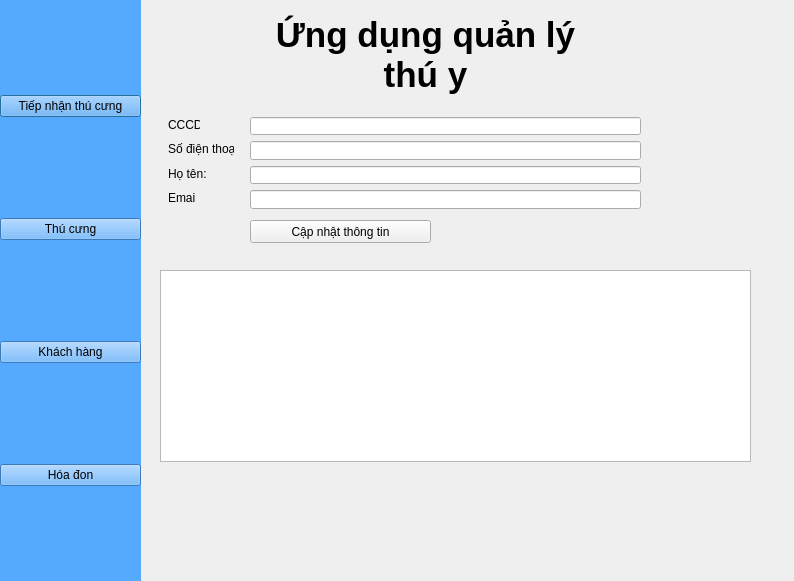
<?xml version="1.0" encoding="UTF-8"?>
<ui version="4.0">
 <class>Dialog</class>
 <widget class="QDialog" name="Dialog">
  <property name="geometry">
   <rect>
    <x>0</x>
    <y>0</y>
    <width>794</width>
    <height>581</height>
   </rect>
  </property>
  <property name="windowTitle">
   <string>Dialog</string>
  </property>
  <widget class="QLabel" name="label">
   <property name="geometry">
    <rect>
     <x>140</x>
     <y>0</y>
     <width>571</width>
     <height>111</height>
    </rect>
   </property>
   <property name="font">
    <font>
     <pointsize>26</pointsize>
     <weight>75</weight>
     <bold>true</bold>
    </font>
   </property>
   <property name="text">
    <string>&lt;html&gt;&lt;head/&gt;&lt;body&gt;&lt;p align=&quot;center&quot;&gt;Ứng dụng quản lý &lt;br/&gt;thú y&lt;/p&gt;&lt;/body&gt;&lt;/html&gt;</string>
   </property>
  </widget>
  <widget class="QWidget" name="sideFrm" native="true">
   <property name="geometry">
    <rect>
     <x>0</x>
     <y>0</y>
     <width>141</width>
     <height>581</height>
    </rect>
   </property>
   <property name="autoFillBackground">
    <bool>false</bool>
   </property>
   <property name="styleSheet">
    <string notr="true">background-color:rgb(85, 170, 255)</string>
   </property>
   <layout class="QVBoxLayout" name="verticalLayout">
    <item>
     <widget class="QPushButton" name="tiepNhanBtn">
      <property name="enabled">
       <bool>true</bool>
      </property>
      <property name="cursor">
       <cursorShape>PointingHandCursor</cursorShape>
      </property>
      <property name="styleSheet">
       <string notr="true">font: 8pt &quot;Arial&quot;;</string>
      </property>
      <property name="text">
       <string>Tiếp nhận thú cưng</string>
      </property>
      <property name="flat">
       <bool>false</bool>
      </property>
     </widget>
    </item>
    <item>
     <widget class="QPushButton" name="tcBtn">
      <property name="cursor">
       <cursorShape>PointingHandCursor</cursorShape>
      </property>
      <property name="styleSheet">
       <string notr="true">font: 8pt &quot;Arial&quot;;</string>
      </property>
      <property name="text">
       <string>Thú cưng</string>
      </property>
      <property name="flat">
       <bool>false</bool>
      </property>
     </widget>
    </item>
    <item>
     <widget class="QPushButton" name="khBtn">
      <property name="styleSheet">
       <string notr="true">font: 8pt &quot;Arial&quot;;</string>
      </property>
      <property name="text">
       <string>Khách hàng</string>
      </property>
      <property name="flat">
       <bool>false</bool>
      </property>
     </widget>
    </item>
    <item>
     <widget class="QPushButton" name="h">
      <property name="styleSheet">
       <string notr="true">font: 8pt &quot;Arial&quot;;</string>
      </property>
      <property name="text">
       <string>Hóa đon</string>
      </property>
      <property name="autoDefault">
       <bool>true</bool>
      </property>
      <property name="flat">
       <bool>false</bool>
      </property>
     </widget>
    </item>
   </layout>
  </widget>
  <widget class="QStackedWidget" name="stackedWidget">
   <property name="geometry">
    <rect>
     <x>140</x>
     <y>110</y>
     <width>611</width>
     <height>471</height>
    </rect>
   </property>
   <property name="styleSheet">
    <string>font: 8pt &quot;Arial&quot;;</string>
   </property>
   <property name="currentIndex">
    <number>2</number>
   </property>
   <widget class="QWidget" name="tiepNhanPage">
    <widget class="QLabel" name="label_2">
     <property name="geometry">
      <rect>
       <x>9</x>
       <y>9</y>
       <width>41</width>
       <height>16</height>
      </rect>
     </property>
     <property name="text">
      <string>CCCD:</string>
     </property>
    </widget>
    <widget class="QLineEdit" name="cccdTxt">
     <property name="geometry">
      <rect>
       <x>101</x>
       <y>9</y>
       <width>331</width>
       <height>20</height>
      </rect>
     </property>
    </widget>
    <widget class="QLineEdit" name="sdtTxt">
     <property name="geometry">
      <rect>
       <x>101</x>
       <y>33</y>
       <width>331</width>
       <height>20</height>
      </rect>
     </property>
    </widget>
    <widget class="QLabel" name="label_3">
     <property name="geometry">
      <rect>
       <x>9</x>
       <y>33</y>
       <width>81</width>
       <height>16</height>
      </rect>
     </property>
     <property name="text">
      <string>Số điện thoại:</string>
     </property>
    </widget>
    <widget class="QLineEdit" name="hoTenTxt">
     <property name="geometry">
      <rect>
       <x>101</x>
       <y>58</y>
       <width>331</width>
       <height>20</height>
      </rect>
     </property>
    </widget>
    <widget class="QLabel" name="label_4">
     <property name="geometry">
      <rect>
       <x>9</x>
       <y>58</y>
       <width>61</width>
       <height>16</height>
      </rect>
     </property>
     <property name="text">
      <string>Họ tên:</string>
     </property>
    </widget>
    <widget class="QLabel" name="label_5">
     <property name="geometry">
      <rect>
       <x>9</x>
       <y>82</y>
       <width>31</width>
       <height>16</height>
      </rect>
     </property>
     <property name="text">
      <string>Email:</string>
     </property>
    </widget>
    <widget class="QLineEdit" name="emailTxt">
     <property name="geometry">
      <rect>
       <x>101</x>
       <y>82</y>
       <width>331</width>
       <height>20</height>
      </rect>
     </property>
    </widget>
    <widget class="QLabel" name="label_6">
     <property name="geometry">
      <rect>
       <x>10</x>
       <y>140</y>
       <width>71</width>
       <height>16</height>
      </rect>
     </property>
     <property name="text">
      <string>Loại dịch vụ:</string>
     </property>
    </widget>
    <widget class="QComboBox" name="dvCB">
     <property name="geometry">
      <rect>
       <x>100</x>
       <y>140</y>
       <width>131</width>
       <height>22</height>
      </rect>
     </property>
     <property name="layoutDirection">
      <enum>Qt::LeftToRight</enum>
     </property>
     <property name="editable">
      <bool>false</bool>
     </property>
     <property name="currentText">
      <string>Trông giữ thứ cưng</string>
     </property>
     <item>
      <property name="text">
       <string>Trông giữ thứ cưng</string>
      </property>
     </item>
     <item>
      <property name="text">
       <string>Khám định kỳ</string>
      </property>
     </item>
     <item>
      <property name="text">
       <string>Grooming</string>
      </property>
     </item>
     <item>
      <property name="text">
       <string>Chích ngừa</string>
      </property>
     </item>
    </widget>
    <widget class="QPushButton" name="tn_camBtn">
     <property name="geometry">
      <rect>
       <x>240</x>
       <y>110</y>
       <width>75</width>
       <height>23</height>
      </rect>
     </property>
     <property name="text">
      <string>Chụp hình</string>
     </property>
    </widget>
    <widget class="QPushButton" name="tn_addBtn">
     <property name="geometry">
      <rect>
       <x>10</x>
       <y>170</y>
       <width>75</width>
       <height>23</height>
      </rect>
     </property>
     <property name="text">
      <string>Xác nhận</string>
     </property>
    </widget>
    <widget class="QFrame" name="camFram">
     <property name="geometry">
      <rect>
       <x>440</x>
       <y>0</y>
       <width>201</width>
       <height>181</height>
      </rect>
     </property>
     <property name="frameShape">
      <enum>QFrame::StyledPanel</enum>
     </property>
     <property name="frameShadow">
      <enum>QFrame::Raised</enum>
     </property>
     <widget class="QLabel" name="label_12">
      <property name="geometry">
       <rect>
        <x>0</x>
        <y>0</y>
        <width>331</width>
        <height>171</height>
       </rect>
      </property>
      <property name="text">
       <string/>
      </property>
      <property name="scaledContents">
       <bool>true</bool>
      </property>
     </widget>
    </widget>
    <widget class="QComboBox" name="loaiThuCB">
     <property name="geometry">
      <rect>
       <x>100</x>
       <y>110</y>
       <width>131</width>
       <height>22</height>
      </rect>
     </property>
     <property name="layoutDirection">
      <enum>Qt::LeftToRight</enum>
     </property>
     <property name="editable">
      <bool>false</bool>
     </property>
     <property name="currentText">
      <string/>
     </property>
    </widget>
    <widget class="QLabel" name="label_7">
     <property name="geometry">
      <rect>
       <x>10</x>
       <y>110</y>
       <width>81</width>
       <height>16</height>
      </rect>
     </property>
     <property name="text">
      <string>Loài thú cưng</string>
     </property>
    </widget>
    <widget class="QTableWidget" name="tableWidget_2">
     <property name="geometry">
      <rect>
       <x>0</x>
       <y>200</y>
       <width>601</width>
       <height>171</height>
      </rect>
     </property>
    </widget>
   </widget>
   <widget class="QWidget" name="page">
    <widget class="QTableWidget" name="tcTable">
     <property name="geometry">
      <rect>
       <x>10</x>
       <y>170</y>
       <width>601</width>
       <height>192</height>
      </rect>
     </property>
    </widget>
    <widget class="QFrame" name="frame_2">
     <property name="geometry">
      <rect>
       <x>380</x>
       <y>0</y>
       <width>141</width>
       <height>171</height>
      </rect>
     </property>
     <property name="frameShape">
      <enum>QFrame::StyledPanel</enum>
     </property>
     <property name="frameShadow">
      <enum>QFrame::Raised</enum>
     </property>
     <layout class="QGridLayout" name="gridLayout">
      <item row="0" column="0">
       <widget class="QPushButton" name="tc_camBtn">
        <property name="text">
         <string>Chụp hình</string>
        </property>
       </widget>
      </item>
      <item row="1" column="0">
       <widget class="QPushButton" name="tc_confirmBtn">
        <property name="text">
         <string>Xác nhận sửa hình</string>
        </property>
       </widget>
      </item>
     </layout>
    </widget>
    <widget class="QFrame" name="tc_camFrm">
     <property name="geometry">
      <rect>
       <x>100</x>
       <y>0</y>
       <width>201</width>
       <height>171</height>
      </rect>
     </property>
     <property name="frameShape">
      <enum>QFrame::StyledPanel</enum>
     </property>
     <property name="frameShadow">
      <enum>QFrame::Raised</enum>
     </property>
     <widget class="QLabel" name="label_13">
      <property name="geometry">
       <rect>
        <x>0</x>
        <y>0</y>
        <width>201</width>
        <height>171</height>
       </rect>
      </property>
      <property name="text">
       <string/>
      </property>
      <property name="scaledContents">
       <bool>true</bool>
      </property>
     </widget>
    </widget>
   </widget>
   <widget class="QWidget" name="page_2">
    <widget class="QLabel" name="label_8">
     <property name="geometry">
      <rect>
       <x>28</x>
       <y>31</y>
       <width>66</width>
       <height>16</height>
      </rect>
     </property>
     <property name="text">
      <string>Số điện thoại:</string>
     </property>
    </widget>
    <widget class="QLabel" name="label_9">
     <property name="geometry">
      <rect>
       <x>28</x>
       <y>7</y>
       <width>32</width>
       <height>16</height>
      </rect>
     </property>
     <property name="text">
      <string>CCCD:</string>
     </property>
    </widget>
    <widget class="QLineEdit" name="sdtTxt_kh">
     <property name="geometry">
      <rect>
       <x>110</x>
       <y>31</y>
       <width>391</width>
       <height>19</height>
      </rect>
     </property>
    </widget>
    <widget class="QLineEdit" name="emailTxt_kh">
     <property name="geometry">
      <rect>
       <x>110</x>
       <y>80</y>
       <width>391</width>
       <height>19</height>
      </rect>
     </property>
    </widget>
    <widget class="QLineEdit" name="cccdTxt_kh">
     <property name="geometry">
      <rect>
       <x>110</x>
       <y>7</y>
       <width>391</width>
       <height>18</height>
      </rect>
     </property>
    </widget>
    <widget class="QLineEdit" name="hoTenTxt_kh">
     <property name="geometry">
      <rect>
       <x>110</x>
       <y>56</y>
       <width>391</width>
       <height>18</height>
      </rect>
     </property>
    </widget>
    <widget class="QLabel" name="label_10">
     <property name="geometry">
      <rect>
       <x>28</x>
       <y>56</y>
       <width>61</width>
       <height>16</height>
      </rect>
     </property>
     <property name="text">
      <string>Họ tên:</string>
     </property>
    </widget>
    <widget class="QLabel" name="label_11">
     <property name="geometry">
      <rect>
       <x>28</x>
       <y>80</y>
       <width>28</width>
       <height>16</height>
      </rect>
     </property>
     <property name="text">
      <string>Email:</string>
     </property>
    </widget>
    <widget class="QTableWidget" name="khTable">
     <property name="geometry">
      <rect>
       <x>20</x>
       <y>160</y>
       <width>591</width>
       <height>192</height>
      </rect>
     </property>
    </widget>
    <widget class="QPushButton" name="kh_updateBtn">
     <property name="geometry">
      <rect>
       <x>110</x>
       <y>110</y>
       <width>181</width>
       <height>23</height>
      </rect>
     </property>
     <property name="text">
      <string>Cập nhật thông tin</string>
     </property>
    </widget>
   </widget>
   <widget class="QWidget" name="page_3">
    <widget class="QTableWidget" name="tableWidget">
     <property name="geometry">
      <rect>
       <x>20</x>
       <y>170</y>
       <width>591</width>
       <height>192</height>
      </rect>
     </property>
    </widget>
    <widget class="QLineEdit" name="cccdTxt_kh_2">
     <property name="geometry">
      <rect>
       <x>692</x>
       <y>40</y>
       <width>181</width>
       <height>18</height>
      </rect>
     </property>
    </widget>
    <widget class="QLineEdit" name="sdtTxt_kh_2">
     <property name="geometry">
      <rect>
       <x>692</x>
       <y>64</y>
       <width>181</width>
       <height>19</height>
      </rect>
     </property>
    </widget>
    <widget class="QLineEdit" name="hoTenTxt_kh_2">
     <property name="geometry">
      <rect>
       <x>692</x>
       <y>89</y>
       <width>181</width>
       <height>18</height>
      </rect>
     </property>
    </widget>
    <widget class="QLineEdit" name="emailTxt_kh_2">
     <property name="geometry">
      <rect>
       <x>692</x>
       <y>113</y>
       <width>181</width>
       <height>19</height>
      </rect>
     </property>
    </widget>
    <widget class="QLabel" name="label_16">
     <property name="geometry">
      <rect>
       <x>60</x>
       <y>66</y>
       <width>61</width>
       <height>16</height>
      </rect>
     </property>
     <property name="text">
      <string>Tổng tiền:</string>
     </property>
    </widget>
    <widget class="QLabel" name="label_17">
     <property name="geometry">
      <rect>
       <x>60</x>
       <y>41</y>
       <width>81</width>
       <height>16</height>
      </rect>
     </property>
     <property name="text">
      <string>Mã thú cưng:</string>
     </property>
    </widget>
    <widget class="QLineEdit" name="hd_makhTxt">
     <property name="geometry">
      <rect>
       <x>160</x>
       <y>20</y>
       <width>211</width>
       <height>18</height>
      </rect>
     </property>
    </widget>
    <widget class="QLabel" name="label_18">
     <property name="geometry">
      <rect>
       <x>60</x>
       <y>17</y>
       <width>91</width>
       <height>16</height>
      </rect>
     </property>
     <property name="text">
      <string>Mã khách hàng:</string>
     </property>
    </widget>
    <widget class="QLineEdit" name="hd_matcTxt">
     <property name="geometry">
      <rect>
       <x>160</x>
       <y>40</y>
       <width>211</width>
       <height>19</height>
      </rect>
     </property>
    </widget>
    <widget class="QLineEdit" name="hd_ttTxt">
     <property name="geometry">
      <rect>
       <x>160</x>
       <y>60</y>
       <width>171</width>
       <height>18</height>
      </rect>
     </property>
    </widget>
    <widget class="QLabel" name="label_19">
     <property name="geometry">
      <rect>
       <x>340</x>
       <y>60</y>
       <width>31</width>
       <height>16</height>
      </rect>
     </property>
     <property name="text">
      <string>VND</string>
     </property>
    </widget>
   </widget>
  </widget>
 </widget>
 <resources/>
 <connections/>
</ui>
